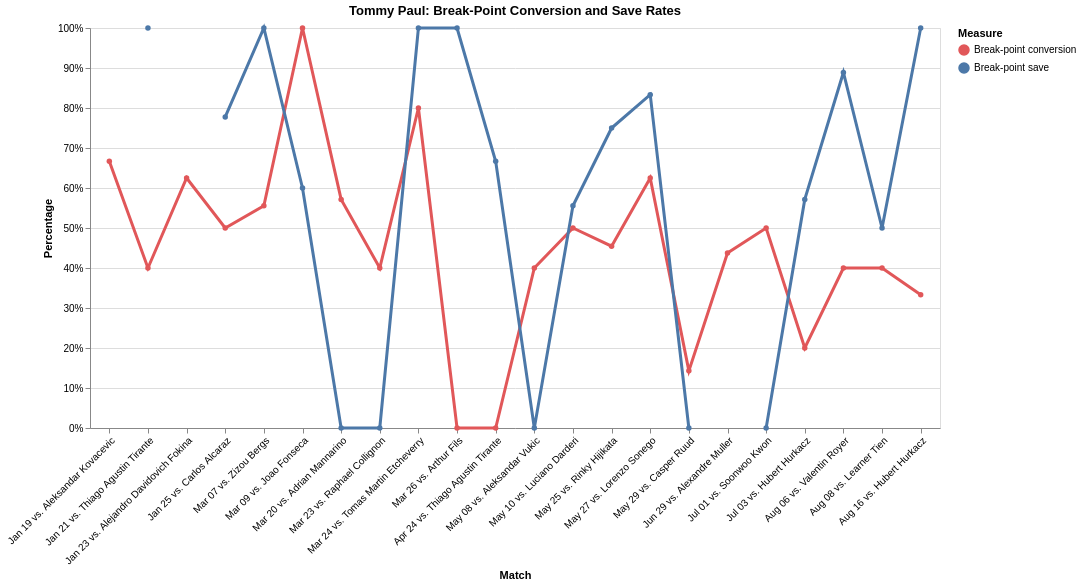

Write notebook code for a chart like this one.
### Markdown cell above
## Break point convsersion and save percentages

### Code cell
break_rate_long = player_chart_data.melt(
    id_vars=[
        "match_date",
        "match_label",
        "opponent",
        "tournament",
        "surface",
        "result",
        "bp_opportunities",
    ],
    value_vars=[
        "bp_conversion_pct",
        "bp_save_pct",
    ],
    var_name="break_metric",
    value_name="percentage",
)

break_rate_labels = {
    "bp_conversion_pct": "Break-point conversion",
    "bp_save_pct": "Break-point save",
}

break_rate_long["break_metric"] = (
    break_rate_long["break_metric"].map(
        break_rate_labels
    )
)

selected_player_break_rate_chart = (
    alt.Chart(break_rate_long)
    .mark_line(point=True, strokeWidth=3)
    .encode(
        x=alt.X(
            "match_label:N",
            title="Match",
            sort=alt.EncodingSortField(
                field="match_date",
                order="ascending",
            ),
            axis=alt.Axis(labelAngle=-45),
        ),
        y=alt.Y(
            "percentage:Q",
            title="Percentage",
            axis=alt.Axis(format=".0%"),
            scale=alt.Scale(domain=[0, 1]),
        ),
        color=alt.Color(
            "break_metric:N",
            title="Measure",
            scale=alt.Scale(
                domain=[
                    "Break-point conversion",
                    "Break-point save",
                ],
                range=["#E15759", "#4C78A8"],
            ),
        ),
        tooltip=[
            alt.Tooltip("match_date:T", title="Date"),
            alt.Tooltip("opponent:N", title="Opponent"),
            alt.Tooltip("tournament:N", title="Tournament"),
            alt.Tooltip("surface:N", title="Surface"),
            alt.Tooltip("result:N", title="Result"),
            alt.Tooltip("break_metric:N", title="Measure"),
            alt.Tooltip(
                "percentage:Q",
                title="Percentage",
                format=".1%",
            ),
            alt.Tooltip(
                "bp_opportunities:Q",
                title="Break opportunities",
            ),
        ],
    )
    .properties(
        width=850,
        height=400,
        title=(
            f"{SELECTED_PLAYER}: Break-Point "
            "Conversion and Save Rates"
        ),
    )
)

selected_player_break_rate_chart

### Figure 1 — Vega-Lite specification as saved in the notebook (floating-point values rounded to 4 significant figures)
{"config": {"view": {"continuousWidth": 300, "continuousHeight": 300}}, "data": {"name": "data-0985d92a2286741de5b886b5c96b2329"}, "mark": {"type": "line", "point": true, "strokeWidth": 3}, "encoding": {"color": {"field": "break_metric", "scale": {"domain": ["Break-point conversion", "Break-point save"], "range": ["#E15759", "#4C78A8"]}, "title": "Measure", "type": "nominal"}, "tooltip": [{"field": "match_date", "title": "Date", "type": "temporal"}, {"field": "opponent", "title": "Opponent", "type": "nominal"}, {"field": "tournament", "title": "Tournament", "type": "nominal"}, {"field": "surface", "title": "Surface", "type": "nominal"}, {"field": "result", "title": "Result", "type": "nominal"}, {"field": "break_metric", "title": "Measure", "type": "nominal"}, {"field": "percentage", "format": ".1%", "title": "Percentage", "type": "quantitative"}, {"field": "bp_opportunities", "title": "Break opportunities", "type": "quantitative"}], "x": {"axis": {"labelAngle": -45}, "field": "match_label", "sort": {"field": "match_date", "order": "ascending"}, "title": "Match", "type": "nominal"}, "y": {"axis": {"format": ".0%"}, "field": "percentage", "scale": {"domain": [0, 1]}, "title": "Percentage", "type": "quantitative"}}, "height": 400, "title": "Tommy Paul: Break-Point Conversion and Save Rates", "width": 850, "$schema": "https://vega.github.io/schema/vega-lite/v5.8.0.json", "datasets": {"data-0985d92a2286741de5b886b5c96b2329": [{"match_date": "2026-01-19T00:00:00", "match_label": "Jan 19 vs. Aleksandar Kovacevic", "opponent": "Aleksandar Kovacevic", "tournament": "Australian Open", "surface": "Hard", "result": "W", "bp_opportunities": 6.0, "break_metric": "Break-point conversion", "percentage": 0.6667}, {"match_date": "2026-01-21T00:00:00", "match_label": "Jan 21 vs. Thiago Agustin Tirante", "opponent": "Thiago Agustin Tirante", "tournament": "Australian Open", "surface": "Hard", "result": "W", "bp_opportunities": 10.0, "break_metric": "Break-point conversion", "percentage": 0.4}, {"match_date": "2026-01-23T00:00:00", "match_label": "Jan 23 vs. Alejandro Davidovich Fokina", "opponent": "Alejandro Davidovich Fokina", "tournament": "Australian Open", "surface": "Hard", "result": "W", "bp_opportunities": 8.0, "break_metric": "Break-point conversion", "percentage": 0.625}, {"match_date": "2026-01-25T00:00:00", "match_label": "Jan 25 vs. Carlos Alcaraz", "opponent": "Carlos Alcaraz", "tournament": "Australian Open", "surface": "Hard", "result": "L", "bp_opportunities": 2.0, "break_metric": "Break-point conversion", "percentage": 0.5}, {"match_date": "2026-03-07T00:00:00", "match_label": "Mar 07 vs. Zizou Bergs", "opponent": "Zizou Bergs", "tournament": "Indian Wells Masters", "surface": "Hard", "result": "W", "bp_opportunities": 9.0, "break_metric": "Break-point conversion", "percentage": 0.5556}, {"match_date": "2026-03-09T00:00:00", "match_label": "Mar 09 vs. Joao Fonseca", "opponent": "Joao Fonseca", "tournament": "Indian Wells Masters", "surface": "Hard", "result": "L", "bp_opportunities": 1.0, "break_metric": "Break-point conversion", "percentage": 1.0}, {"match_date": "2026-03-20T00:00:00", "match_label": "Mar 20 vs. Adrian Mannarino", "opponent": "Adrian Mannarino", "tournament": "Miami Masters", "surface": "Hard", "result": "W", "bp_opportunities": 7.0, "break_metric": "Break-point conversion", "percentage": 0.5714}, {"match_date": "2026-03-23T00:00:00", "match_label": "Mar 23 vs. Raphael Collignon", "opponent": "Raphael Collignon", "tournament": "Miami Masters", "surface": "Hard", "result": "W", "bp_opportunities": 10.0, "break_metric": "Break-point conversion", "percentage": 0.4}, {"match_date": "2026-03-24T00:00:00", "match_label": "Mar 24 vs. Tomas Martin Etcheverry", "opponent": "Tomas Martin Etcheverry", "tournament": "Miami Masters", "surface": "Hard", "result": "W", "bp_opportunities": 5.0, "break_metric": "Break-point conversion", "percentage": 0.8}, {"match_date": "2026-03-26T00:00:00", "match_label": "Mar 26 vs. Arthur Fils", "opponent": "Arthur Fils", "tournament": "Miami Masters", "surface": "Hard", "result": "L", "bp_opportunities": 6.0, "break_metric": "Break-point conversion", "percentage": 0.0}, {"match_date": "2026-04-24T00:00:00", "match_label": "Apr 24 vs. Thiago Agustin Tirante", "opponent": "Thiago Agustin Tirante", "tournament": "Madrid Masters", "surface": "Clay", "result": "L", "bp_opportunities": 2.0, "break_metric": "Break-point conversion", "percentage": 0.0}, {"match_date": "2026-05-08T00:00:00", "match_label": "May 08 vs. Aleksandar Vukic", "opponent": "Aleksandar Vukic", "tournament": "Rome Masters", "surface": "Clay", "result": "W", "bp_opportunities": 10.0, "break_metric": "Break-point conversion", "percentage": 0.4}, {"match_date": "2026-05-10T00:00:00", "match_label": "May 10 vs. Luciano Darderi", "opponent": "Luciano Darderi", "tournament": "Rome Masters", "surface": "Clay", "result": "L", "bp_opportunities": 4.0, "break_metric": "Break-point conversion", "percentage": 0.5}, {"match_date": "2026-05-25T00:00:00", "match_label": "May 25 vs. Rinky Hijikata", "opponent": "Rinky Hijikata", "tournament": "Roland Garros", "surface": "Clay", "result": "W", "bp_opportunities": 11.0, "break_metric": "Break-point conversion", "percentage": 0.4545}, {"match_date": "2026-05-27T00:00:00", "match_label": "May 27 vs. Lorenzo Sonego", "opponent": "Lorenzo Sonego", "tournament": "Roland Garros", "surface": "Clay", "result": "W", "bp_opportunities": 8.0, "break_metric": "Break-point conversion", "percentage": 0.625}, {"match_date": "2026-05-29T00:00:00", "match_label": "May 29 vs. Casper Ruud", "opponent": "Casper Ruud", "tournament": "Roland Garros", "surface": "Clay", "result": "L", "bp_opportunities": 14.0, "break_metric": "Break-point conversion", "percentage": 0.1429}, {"match_date": "2026-06-29T00:00:00", "match_label": "Jun 29 vs. Alexandre Muller", "opponent": "Alexandre Muller", "tournament": "Wimbledon", "surface": "Grass", "result": "W", "bp_opportunities": 16.0, "break_metric": "Break-point conversion", "percentage": 0.4375}, {"match_date": "2026-07-01T00:00:00", "match_label": "Jul 01 vs. Soonwoo Kwon", "opponent": "Soonwoo Kwon", "tournament": "Wimbledon", "surface": "Grass", "result": "W", "bp_opportunities": 8.0, "break_metric": "Break-point conversion", "percentage": 0.5}, {"match_date": "2026-07-03T00:00:00", "match_label": "Jul 03 vs. Hubert Hurkacz", "opponent": "Hubert Hurkacz", "tournament": "Wimbledon", "surface": "Grass", "result": "L", "bp_opportunities": 5.0, "break_metric": "Break-point conversion", "percentage": 0.2}, {"match_date": "2026-08-06T00:00:00", "match_label": "Aug 06 vs. Valentin Royer", "opponent": "Valentin Royer", "tournament": "Canada Masters", "surface": "Hard", "result": "W", "bp_opportunities": 5.0, "break_metric": "Break-point conversion", "percentage": 0.4}, {"match_date": "2026-08-08T00:00:00", "match_label": "Aug 08 vs. Learner Tien", "opponent": "Learner Tien", "tournament": "Canada Masters", "surface": "Hard", "result": "L", "bp_opportunities": 5.0, "break_metric": "Break-point conversion", "percentage": 0.4}, {"match_date": "2026-08-16T00:00:00", "match_label": "Aug 16 vs. Hubert Hurkacz", "opponent": "Hubert Hurkacz", "tournament": "Cincinnati Masters", "surface": "Hard", "result": "W", "bp_opportunities": 6.0, "break_metric": "Break-point conversion", "percentage": 0.3333}, {"match_date": "2026-01-19T00:00:00", "match_label": "Jan 19 vs. Aleksandar Kovacevic", "opponent": "Aleksandar Kovacevic", "tournament": "Australian Open", "surface": "Hard", "result": "W", "bp_opportunities": 6.0, "break_metric": "Break-point save", "percentage": null}, {"match_date": "2026-01-21T00:00:00", "match_label": "Jan 21 vs. Thiago Agustin Tirante", "opponent": "Thiago Agustin Tirante", "tournament": "Australian Open", "surface": "Hard", "result": "W", "bp_opportunities": 10.0, "break_metric": "Break-point save", "percentage": 1.0}, {"match_date": "2026-01-23T00:00:00", "match_label": "Jan 23 vs. Alejandro Davidovich Fokina", "opponent": "Alejandro Davidovich Fokina", "tournament": "Australian Open", "surface": "Hard", "result": "W", "bp_opportunities": 8.0, "break_metric": "Break-point save", "percentage": null}, {"match_date": "2026-01-25T00:00:00", "match_label": "Jan 25 vs. Carlos Alcaraz", "opponent": "Carlos Alcaraz", "tournament": "Australian Open", "surface": "Hard", "result": "L", "bp_opportunities": 2.0, "break_metric": "Break-point save", "percentage": 0.7778}, {"match_date": "2026-03-07T00:00:00", "match_label": "Mar 07 vs. Zizou Bergs", "opponent": "Zizou Bergs", "tournament": "Indian Wells Masters", "surface": "Hard", "result": "W", "bp_opportunities": 9.0, "break_metric": "Break-point save", "percentage": 1.0}, {"match_date": "2026-03-09T00:00:00", "match_label": "Mar 09 vs. Joao Fonseca", "opponent": "Joao Fonseca", "tournament": "Indian Wells Masters", "surface": "Hard", "result": "L", "bp_opportunities": 1.0, "break_metric": "Break-point save", "percentage": 0.6}, {"match_date": "2026-03-20T00:00:00", "match_label": "Mar 20 vs. Adrian Mannarino", "opponent": "Adrian Mannarino", "tournament": "Miami Masters", "surface": "Hard", "result": "W", "bp_opportunities": 7.0, "break_metric": "Break-point save", "percentage": 0.0}, {"match_date": "2026-03-23T00:00:00", "match_label": "Mar 23 vs. Raphael Collignon", "opponent": "Raphael Collignon", "tournament": "Miami Masters", "surface": "Hard", "result": "W", "bp_opportunities": 10.0, "break_metric": "Break-point save", "percentage": 0.0}, {"match_date": "2026-03-24T00:00:00", "match_label": "Mar 24 vs. Tomas Martin Etcheverry", "opponent": "Tomas Martin Etcheverry", "tournament": "Miami Masters", "surface": "Hard", "result": "W", "bp_opportunities": 5.0, "break_metric": "Break-point save", "percentage": 1.0}, {"match_date": "2026-03-26T00:00:00", "match_label": "Mar 26 vs. Arthur Fils", "opponent": "Arthur Fils", "tournament": "Miami Masters", "surface": "Hard", "result": "L", "bp_opportunities": 6.0, "break_metric": "Break-point save", "percentage": 1.0}, {"match_date": "2026-04-24T00:00:00", "match_label": "Apr 24 vs. Thiago Agustin Tirante", "opponent": "Thiago Agustin Tirante", "tournament": "Madrid Masters", "surface": "Clay", "result": "L", "bp_opportunities": 2.0, "break_metric": "Break-point save", "percentage": 0.6667}, {"match_date": "2026-05-08T00:00:00", "match_label": "May 08 vs. Aleksandar Vukic", "opponent": "Aleksandar Vukic", "tournament": "Rome Masters", "surface": "Clay", "result": "W", "bp_opportunities": 10.0, "break_metric": "Break-point save", "percentage": 0.0}, {"match_date": "2026-05-10T00:00:00", "match_label": "May 10 vs. Luciano Darderi", "opponent": "Luciano Darderi", "tournament": "Rome Masters", "surface": "Clay", "result": "L", "bp_opportunities": 4.0, "break_metric": "Break-point save", "percentage": 0.5556}, {"match_date": "2026-05-25T00:00:00", "match_label": "May 25 vs. Rinky Hijikata", "opponent": "Rinky Hijikata", "tournament": "Roland Garros", "surface": "Clay", "result": "W", "bp_opportunities": 11.0, "break_metric": "Break-point save", "percentage": 0.75}, {"match_date": "2026-05-27T00:00:00", "match_label": "May 27 vs. Lorenzo Sonego", "opponent": "Lorenzo Sonego", "tournament": "Roland Garros", "surface": "Clay", "result": "W", "bp_opportunities": 8.0, "break_metric": "Break-point save", "percentage": 0.8333}, {"match_date": "2026-05-29T00:00:00", "match_label": "May 29 vs. Casper Ruud", "opponent": "Casper Ruud", "tournament": "Roland Garros", "surface": "Clay", "result": "L", "bp_opportunities": 14.0, "break_metric": "Break-point save", "percentage": 0.0}, {"match_date": "2026-06-29T00:00:00", "match_label": "Jun 29 vs. Alexandre Muller", "opponent": "Alexandre Muller", "tournament": "Wimbledon", "surface": "Grass", "result": "W", "bp_opportunities": 16.0, "break_metric": "Break-point save", "percentage": null}, {"match_date": "2026-07-01T00:00:00", "match_label": "Jul 01 vs. Soonwoo Kwon", "opponent": "Soonwoo Kwon", "tournament": "Wimbledon", "surface": "Grass", "result": "W", "bp_opportunities": 8.0, "break_metric": "Break-point save", "percentage": 0.0}, {"match_date": "2026-07-03T00:00:00", "match_label": "Jul 03 vs. Hubert Hurkacz", "opponent": "Hubert Hurkacz", "tournament": "Wimbledon", "surface": "Grass", "result": "L", "bp_opportunities": 5.0, "break_metric": "Break-point save", "percentage": 0.5714}, {"match_date": "2026-08-06T00:00:00", "match_label": "Aug 06 vs. Valentin Royer", "opponent": "Valentin Royer", "tournament": "Canada Masters", "surface": "Hard", "result": "W", "bp_opportunities": 5.0, "break_metric": "Break-point save", "percentage": 0.8889}, {"match_date": "2026-08-08T00:00:00", "match_label": "Aug 08 vs. Learner Tien", "opponent": "Learner Tien", "tournament": "Canada Masters", "surface": "Hard", "result": "L", "bp_opportunities": 5.0, "break_metric": "Break-point save", "percentage": 0.5}, {"match_date": "2026-08-16T00:00:00", "match_label": "Aug 16 vs. Hubert Hurkacz", "opponent": "Hubert Hurkacz", "tournament": "Cincinnati Masters", "surface": "Hard", "result": "W", "bp_opportunities": 6.0, "break_metric": "Break-point save", "percentage": 1.0}]}}
